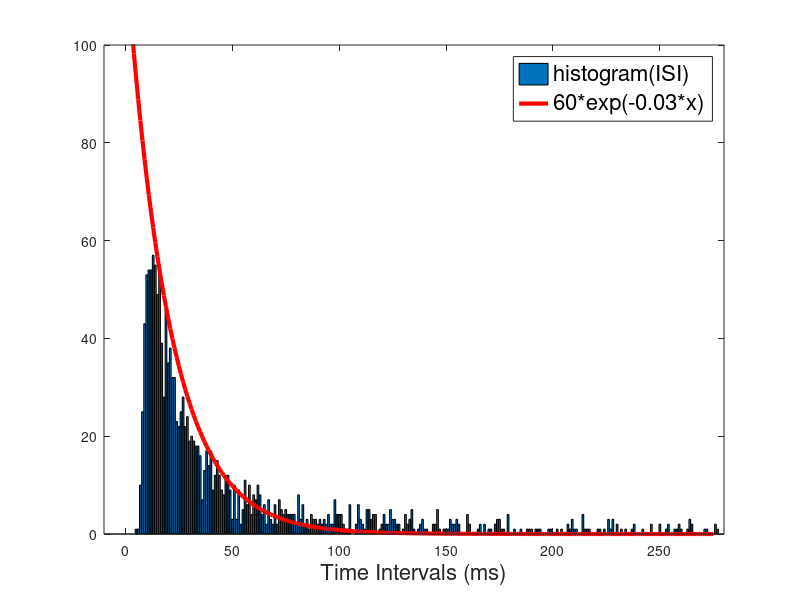

This figure's MATLAB source: (Note: this script raises an error after producing the figure.)
close all
clear all
load spikesvec
sig = 17;
x = -50:49;
w = (1/(sqrt(2*pi)*sig))*exp((-x.^2)./(2*sig^2));
w = 1000*w./sum(w);
delta_T = 10^-3;
Rate = conv(w,spikes);
Rate2 = Rate;
Rate = Rate*delta_T;
rn = rand(size(Rate));
spk = zeros(size(rn));
df = Rate - rn;
spk(df>0) = 1;
try
for i = 1:length(spk)
w = spk(i:i+10);
if sum(w)>1
ind = find(w);
ind = ind+i-1;
for k = 2:length(ind)
dist = ind(k)-ind(1);
distSgm = 1./(1+exp(-0.4*(dist-5)));
rn = rand(1);
if distSgm < rn
spk(ind(k))=0;
end
end
end
end
catch
end
ind = find(spk);
d = zeros(1,length(ind)-1);
for i = 1:length(d)
d(i) = ind(i+1)-ind(i);
end
L = unique(d);
L = sort(L);
y = zeros(size(L));
for j = 1:length(L)
y(j) = length(find(d==L(j)));
end
figure
ax = axes;
bar(L,y)
axis([-10 length(unique(d))+5 0 100])
x = 0:length(unique(d));
p = 120*exp(-0.05*x);
hold on
plot(x,p,'linewidth',3,'color','r')
legend({"histogram(ISI)",'60*exp(-0.03*x)'},...
'fontsize',16)
xlabel('Time Intervals (ms)','fontsize',16)
ax.FontSize = 16;
figure
ax2 = axes;
x = 0:0.1:10;
y = 1./(1+exp(-0.4*(x-5)));
plot(x,y)
xlabel('Time Intervals (ms)','fontsize',16)
ax2.FontSize = 16;
ylabel('Probability factor','fontsize',16)
